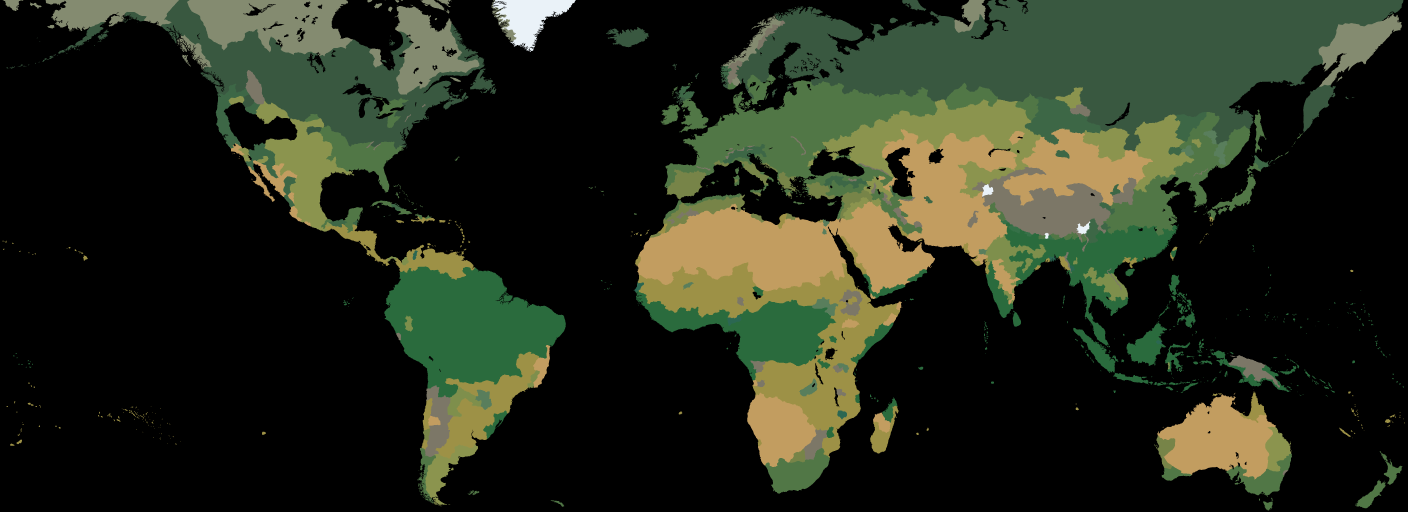
#> input picture assets/biome_map.png, 5632 x 2048 px (shown at 1/4 size); its folder holds only this picture in this run
$ python build_heightmap.py --source ../../assets/biome_map.png
#> lines starting #> are read from the running program, lines starting #| are printed output that depends on the picture
#!/usr/bin/env python3
"""Bake a land heightmap aligned to the strategy map's cropped Mercator projection.

Source: NASA Earth Observatory / GEBCO global elevation raster (public domain),
land elevation encoded as brightness (0..6400 m), equirectangular projection.
The output drives the hillshade relief in final_output_political_map.gdshader.
"""

from __future__ import annotations

import argparse
import math
import urllib.request
from pathlib import Path

from PIL import Image, ImageFilter

ROOT = Path(__file__).resolve().parents[2]
HEIGHTMAP = ROOT / "assets" / "heightmap.png"
SOURCE_URL = (
    "https://assets.science.nasa.gov/content/dam/science/esd/eo/images/"
    "bmng/topography/gebco_08_rev_elev_5400x2700.jpg"
)
SOURCE_CACHE = Path(__file__).with_name("gebco_08_rev_elev_5400x2700.jpg")

# Calibrated in the geographic audit; shared with build_biome_map.py.
MAP_WIDTH = 5632
MAP_HEIGHT = 2048
MERCATOR_EQUATOR_Y = 1343.856076
MERCATOR_PIXELS_PER_UNIT = 796.164187

# Half the map resolution is plenty for soft relief shading.
OUT_WIDTH = 2816
OUT_HEIGHT = 1024


def map_y_to_latitude(map_y: float) -> float:
    mercator_y = (MERCATOR_EQUATOR_Y - map_y) / MERCATOR_PIXELS_PER_UNIT
    return math.degrees(2.0 * math.atan(math.exp(mercator_y)) - math.pi / 2.0)


def load_source(path: Path | None) -> Image.Image:
    source_path = path or SOURCE_CACHE
    if not source_path.exists():
        print(f"Downloading {SOURCE_URL}")
        request = urllib.request.Request(SOURCE_URL, headers={"User-Agent": "GrandWorldHeightmap/1.0"})
        with urllib.request.urlopen(request, timeout=180) as response:
            source_path.write_bytes(response.read())
    return Image.open(source_path).convert("L")
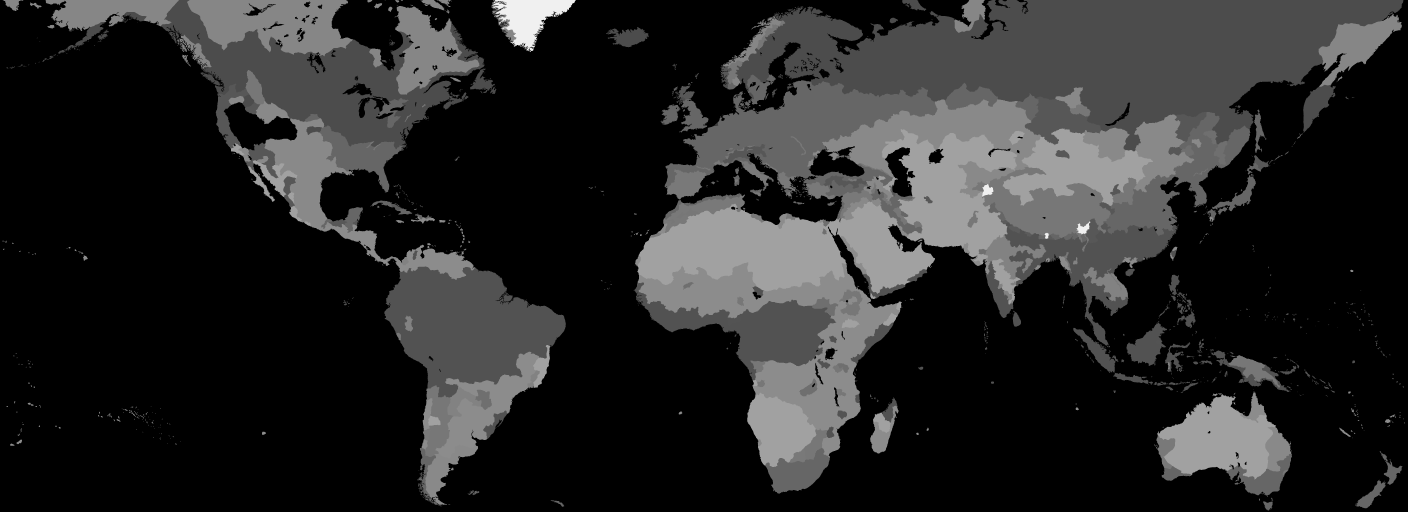
#> returned value: PIL image 5632x2048 L (shown at 1/4 size); min 0, max 240, mean 39


def bake(source: Image.Image) -> Image.Image:
    src_width, src_height = source.size
#> src_width = 5632; src_height = 2048
    output = Image.new("L", (OUT_WIDTH, OUT_HEIGHT))
#> output: PIL image 2816x1024 L; every value is 0
    # Longitude maps linearly to x, so each output row is one resampled source
    # row picked by the shared inverse-Mercator latitude transform.
    for out_y in range(OUT_HEIGHT):
        map_y = (out_y + 0.5) * (MAP_HEIGHT / OUT_HEIGHT)
        latitude = map_y_to_latitude(map_y)
        src_y = min(src_height - 1, max(0, int(round((90.0 - latitude) / 180.0 * src_height - 0.5))))
        row = source.crop((0, src_y, src_width, src_y + 1)).resize((OUT_WIDTH, 1), Image.BILINEAR)
        output.paste(row, (0, out_y))
#> this loop made 1024 passes
#> src_y on passes 1 to 3: 238, 239, 239
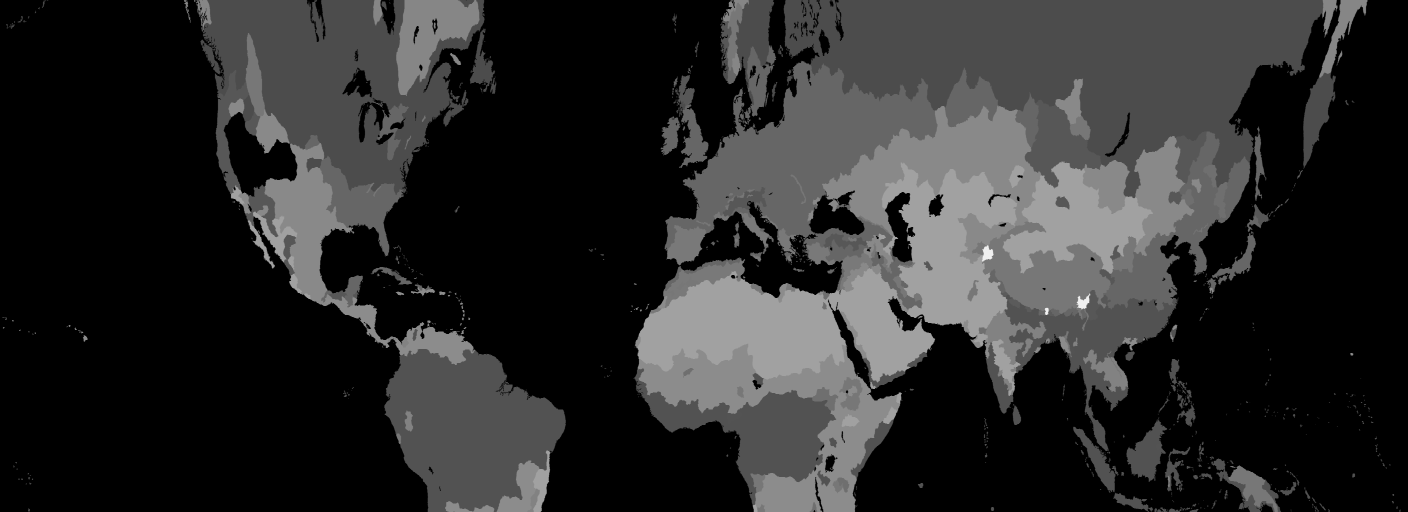
#> output: PIL image 2816x1024 L (shown at 1/2 size); min 0, max 240, mean 43.2
    # Lift low/mid elevations (most of the inhabited world sits under 1000 m)
    # so the shader's slope estimate has usable gradients outside the great
    # ranges, then soften JPEG blocking.
    curve = [min(255, round(255.0 * (value / 255.0) ** 0.6)) for value in range(256)]
    output = output.point(curve)
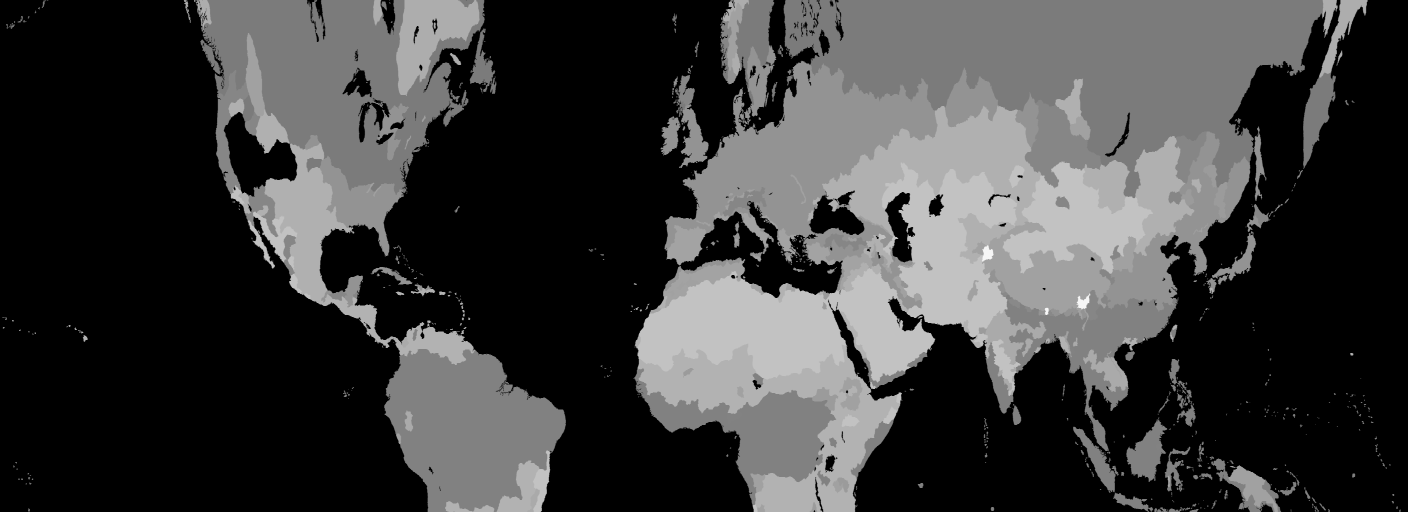
#> output: PIL image 2816x1024 L (shown at 1/2 size); min 0, max 246, mean 60.8
    return output.filter(ImageFilter.GaussianBlur(0.8))
#> returned value: PIL image 2816x1024 L


def main() -> int:
    parser = argparse.ArgumentParser(description=__doc__)
    parser.add_argument("--source", type=Path, default=None, help="Path to a local copy of the source raster.")
    args = parser.parse_args()
    baked = bake(load_source(args.source))
    baked.save(HEIGHTMAP, optimize=True)
    print(f"Baked {HEIGHTMAP.relative_to(ROOT)} at {baked.size[0]}x{baked.size[1]}.")
#| Baked assets/heightmap.png at 2816x1024.
    return 0


if __name__ == "__main__":
    raise SystemExit(main())
#> (the program exits here)
